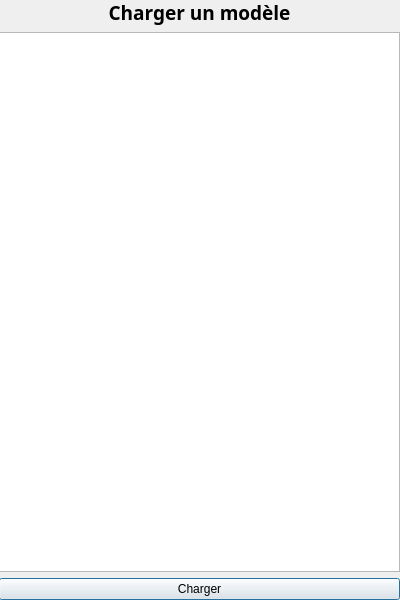
<?xml version="1.0" encoding="UTF-8"?>
<ui version="4.0">
 <class>V_LoadTemplateForm</class>
 <widget class="QDialog" name="V_LoadTemplateForm">
  <property name="geometry">
   <rect>
    <x>0</x>
    <y>0</y>
    <width>400</width>
    <height>600</height>
   </rect>
  </property>
  <property name="windowTitle">
   <string>Dialog</string>
  </property>
  <widget class="QWidget" name="verticalLayoutWidget">
   <property name="geometry">
    <rect>
     <x>-1</x>
     <y>-1</y>
     <width>401</width>
     <height>601</height>
    </rect>
   </property>
   <layout class="QVBoxLayout" name="verticalLayout">
    <item>
     <widget class="QLabel" name="label">
      <property name="font">
       <font>
        <family>Arial Black</family>
        <pointsize>14</pointsize>
        <weight>75</weight>
        <bold>true</bold>
       </font>
      </property>
      <property name="text">
       <string>Charger un modèle</string>
      </property>
      <property name="alignment">
       <set>Qt::AlignCenter</set>
      </property>
     </widget>
    </item>
    <item>
     <widget class="QListView" name="listOfTemplates"/>
    </item>
    <item>
     <widget class="QPushButton" name="pushButton">
      <property name="text">
       <string>Charger</string>
      </property>
     </widget>
    </item>
   </layout>
  </widget>
 </widget>
 <resources/>
 <connections/>
</ui>
